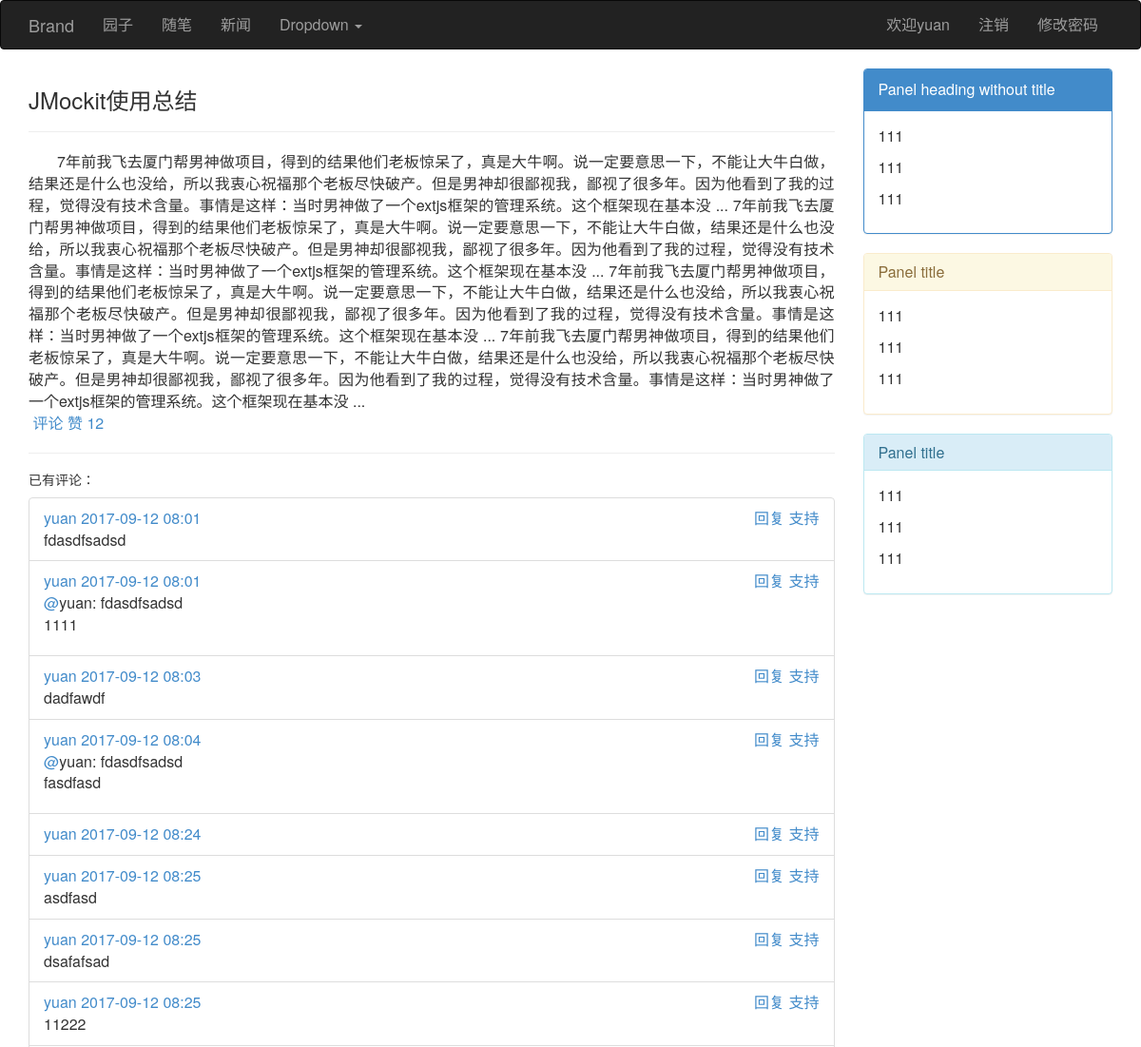
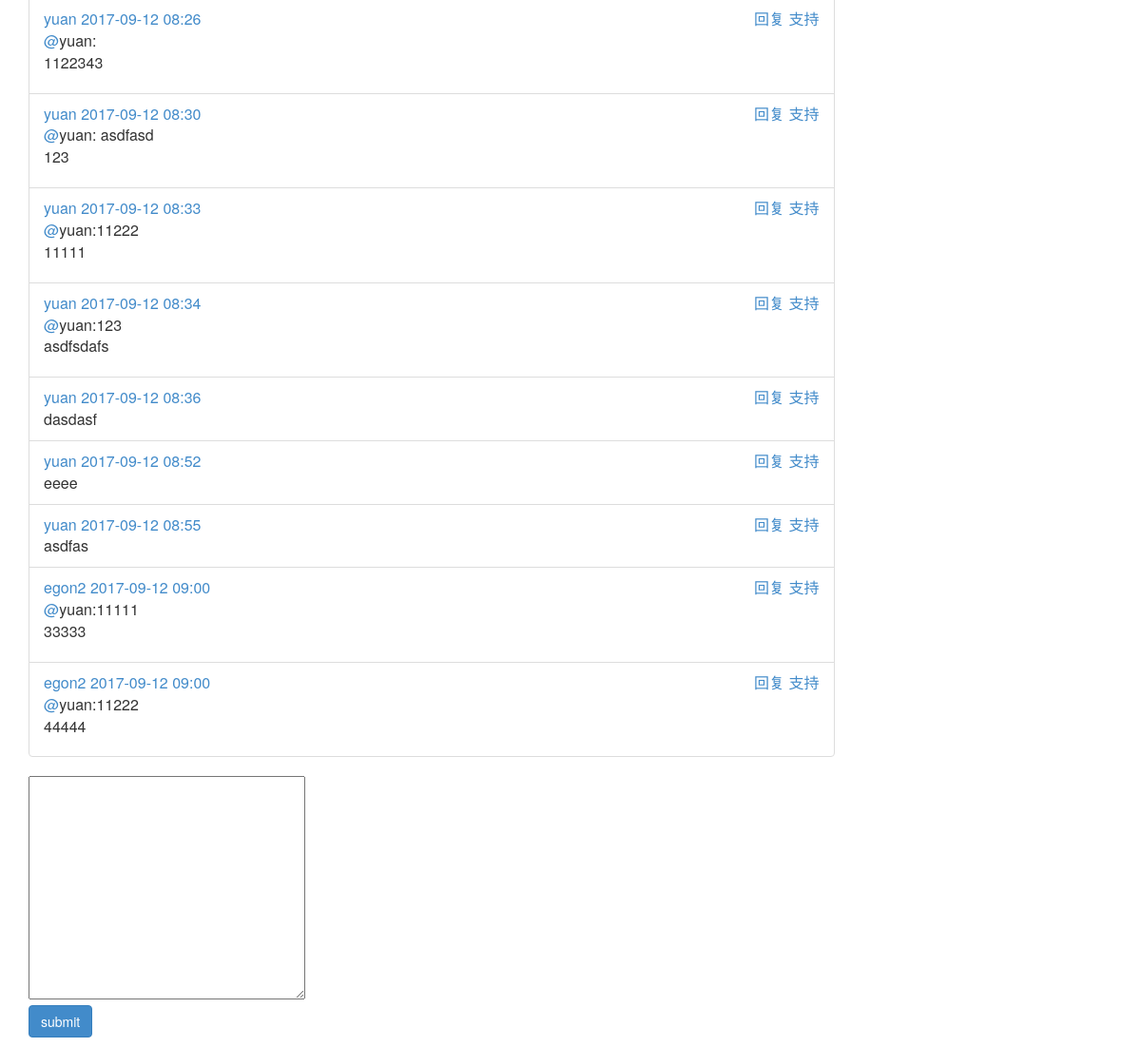
/blog/egon/article/1 (signed in), run on the app's committed database (2 pictures, top to bottom).
### blog/models.py (models this page shows, shortened)
class UserInfo(AbstractUser):
    nid = models.BigAutoField(primary_key=True)
    nickname = models.CharField(verbose_name='昵称', max_length=32)
    telephone = models.CharField(max_length=11, blank=True, null=True, unique=True, verbose_name='手机号码')
    avatar = models.FileField(verbose_name='头像', upload_to='./upload/avatar/',default="./upload/avatar/avatar.png")
    create_time = models.DateTimeField(verbose_name='创建时间',auto_now_add=True)
    fans = models.ManyToManyField(verbose_name='粉丝们',
                                  to='UserInfo',
                                  through='UserFans',
                                  through_fields=('user', 'follower'))

class Article(models.Model):
    nid = models.BigAutoField(primary_key=True)
    title = models.CharField(max_length=50, verbose_name='文章标题')
    desc = models.CharField(max_length=255, verbose_name='文章描述')
    read_count = models.IntegerField(default=0)
    comment_count = models.IntegerField(default=0)
    up_count = models.IntegerField(default=0)
    down_count = models.IntegerField(default=0)
    category = models.ForeignKey(verbose_name='文章类型', to='Category', to_field='nid', null=True)
    create_time = models.DateTimeField(verbose_name='创建时间', auto_now_add=True)
    blog = models.ForeignKey(verbose_name='所属博客', to='Blog', to_field='nid')
    tags = models.ManyToManyField(
        to="Tag",
        through='Article2Tag',
        through_fields=('article', 'tag'),
    )
    type_choices = [
        (1, "Python"),
        (2, "Linux"),
        (3, "OpenStack"),
        (4, "GoLang"),
    ]
    article_type_id = models.IntegerField(choices=type_choices, default=None)
    objects=ArticleManager()

class ArticleDetail(models.Model):
    nid = models.AutoField(primary_key=True,default=1)
    content = models.TextField(verbose_name='文章内容', )
    article = models.OneToOneField(verbose_name='所属文章', to='Article', to_field='nid')

class Comment(models.Model):
    nid = models.BigAutoField(primary_key=True)
    article = models.ForeignKey(verbose_name='评论文章', to='Article', to_field='nid')
    content = models.CharField(verbose_name='评论内容', max_length=255)
    create_time = models.DateTimeField(verbose_name='创建时间', auto_now_add=True)
    parent_id = models.ForeignKey('self', blank=True, null=True, verbose_name='父级评论')
    user = models.ForeignKey(verbose_name='评论者', to='UserInfo', to_field='nid')
    up_count = models.IntegerField(default=0)

### blog/views.py (the view)
# urls.py: url("(?P<user_site>\w+)/article/(?P<article_id>\d+)",views.articleDetail),
def articleDetail(request,user_site,article_id):
    article_obj=Article.objects.filter(nid=article_id).first()
    coment_list=Comment.objects.filter(article_id=article_id)
    return render(request,"articleDetail.html",locals())

### blog/views.py (called while the page is built)
def func_class(request):
    return {"func":settings.FUNCTION}

### templates/articleDetail.html (shortened to what this page needs)
{% extends "base.html" %}
{% block content %}
      <div class="col-md-9">
            <div class="article_content">
                <div><h3>{{ article_obj.title }}</h3></div>
                <hr>
                <div class="content">{{ article_obj.articledetail.content }}</div>
                <div class="icon">
                    &nbsp<a href="">评论</a>
                    <a class="poll">赞 <span>{{ article_obj.up_count }}</span></a>
              </div>
            </div>
          <hr>
          <h5>已有评论：</h5>
          <ul class="list-group comment_list">
              {% for coment in coment_list %}
                  <li class="list-group-item comment_item">
                      <a href="">{{ coment.user.username }}</a>
                      <a href="">{{ coment.create_time|date:"Y-m-d H:i" }}</a>
                      <a href="" class="pull-right">&nbsp;支持</a>
                      <a href="#comment_content" class="pull-right reply_btn">回复</a>
                     <div>
                        {% if coment.parent_id %}
                            <span><a href="">@</a>{{ coment.parent_id.user.username }}:{{ coment.parent_id.content }}</span>
                            <p>{{ coment.content }}</p>
                         {% else %}
                            {{ coment.content }}
                        {% endif %}
                     </div>
                  </li>
              {% endfor %}
          </ul>
          <form action="">
              <textarea  id="comment_content" cols="30" rows="10">
              </textarea>
               <p>
                   <input type="button" value="submit" class="btn btn-primary ajax_comment">
               </p>
          </form>
      </div>
{% endblock %}
{% block others %}
            <div class="panel panel-primary">
                  <div class="panel-heading">Panel heading without title</div>
                  <div class="panel-body">
                   <p>111</p>
                   <p>111</p>
                   <p>111</p>
                  </div>
                </div>
            <div class="panel panel-warning">
              <div class="panel-heading">
                <h3 class="panel-title">Panel title</h3>
              </div>
              <div class="panel-body">
                   <p>111</p>
                   <p>111</p>
                   <p>111</p>
              </div>
            </div>
             <div class="panel panel-info">
              <div class="panel-heading">
                <h3 class="panel-title">Panel title</h3>
              </div>
              <div class="panel-body">
                <p>111</p>
                   <p>111</p>
                   <p>111</p>
              </div>
            </div>
{% endblock %}

### templates/base.html (shortened to what this page needs)
{% load staticfiles %}
<!DOCTYPE html>
<html lang="en">
<head>
    <link rel="stylesheet" href="{% static 'bootstrap/css/bootstrap.css' %}">
    <link rel="stylesheet" href="{% static 'css/articleDetail.css' %}">
</head>
<body>
<nav class="navbar navbar-inverse">
  <div class="container">
    <div class="navbar-header">
      <a class="navbar-brand" href="#">Brand</a>
    </div>
    <div class="collapse navbar-collapse" id="bs-example-navbar-collapse-1">
      <ul class="nav navbar-nav">
      {% for type_choice in func %}
          <li><a href="#">{{ type_choice.1 }}</a></li>
      {% endfor %}
        <li class="dropdown">
          <a href="#" class="dropdown-toggle" data-toggle="dropdown" role="button" aria-haspopup="true" aria-expanded="false">Dropdown <span class="caret"></span></a>
        </li>
      </ul>
      <ul class="nav navbar-nav navbar-right">
         {% if request.user.is_authenticated %}
              <li><a href="/login/">欢迎{{ request.user.username }}</a></li>
              <li><a href="/logout/">注销</a></li>
              <li><a href="#">修改密码</a></li>
         {% else %}
              <li><a href="/login/">登录</a></li>
              <li><a href="#">注册</a></li>
         {% endif %}
      </ul>
    </div>
  </div>
</nav>
<div class="container">
    <div class="row">
             {% block content %}
             {% endblock %}
         <div class="col-md-3">
             {% block others %}
             {% endblock %}
         </div>
    </div>
</div>
</body>
</html>

### blog/static/css/articleDetail.css (style rules this page uses)
.article_content .content { text-align: justify; text-indent: 30px; }

### templates/base.html (style rules this page uses)
a { text-decoration: none; }
body { font-size: 16px; }

### data on the page
UserInfo: user.username "yuan"
Article: title "JMockit使用总结", articledetail.content "7年前我飞去厦门帮男神做项目，得到的结果他们老板惊呆了，真是大牛啊。说一定要意思一下，不能让大牛白做，结果还是什么也没给，所以我衷心祝福那个老板尽快破产。但是男神却很鄙视我，鄙视了很多年。因为他看到了我的过程，觉得没有技术含量。事情是这样：当时男神做了一个extjs框架的管理系统。这个框架现在基本没 ... 7年前我飞去厦门帮男神做项目，得到的结果他们老板惊呆了，真是大牛啊。说一定要意思一下，不能让大牛白做，结果还是什么也没给，所以我衷心祝福那个老板尽快破产。但是男神却很鄙视我，鄙视了很多年。因为他看到了我的过程，觉得没有技术含量。事情是这样：当时男神做了一个extjs框架的管理系统。这个框架现在基本没 ... 7年前我飞去厦门帮男神做项目，得到的结果他们老板惊呆了，真是大牛啊。说一定要意思一下，不能让大牛白做，结果还是什么也没给，所以我衷心祝福那个老板尽快破产。但是男神却很鄙视我，鄙视了很多年。因为他看到了我的过程，觉得没有技术含量。事情是这样：当时男神做了一个extjs框架的管理系统。这个框架现在基本没 ... 7年前我飞去厦门帮男神做项目，得到的结果他们老板惊呆了，真是大牛啊。说一定要意思一下，不能让大牛白做，结果还是什么也没给，所以我衷心祝福那个老板尽快破产。但是男神却很鄙视我，鄙视了很多年。因为他看到了我的过程，觉得没有技术含量。事情是这样：当时男神做了一个extjs框架的管理系统。这个框架现在基本没 ...", up_count "12"
Comment: user.username "yuan", create_time "2017-09-12 08:01", content "fdasdfsadsd"
Comment: user.username "yuan", create_time "2017-09-12 08:01", parent_id.user.username "yuan", parent_id.content "fdasdfsadsd", content "1111"
Comment: user.username "yuan", create_time "2017-09-12 08:03", content "dadfawdf"
Comment: user.username "yuan", create_time "2017-09-12 08:04", parent_id.user.username "yuan", parent_id.content "fdasdfsadsd", content "fasdfasd"
Comment: user.username "yuan", create_time "2017-09-12 08:24"
Comment: user.username "yuan", create_time "2017-09-12 08:25", content "asdfasd"
Comment: user.username "yuan", create_time "2017-09-12 08:25", content "dsafafsad"
Comment: user.username "yuan", create_time "2017-09-12 08:25", content "11222"
Comment: user.username "yuan", create_time "2017-09-12 08:26", parent_id.user.username "yuan", content "1122343"
Comment: user.username "yuan", create_time "2017-09-12 08:30", parent_id.user.username "yuan", parent_id.content "asdfasd", content "123"
Comment: user.username "yuan", create_time "2017-09-12 08:33", parent_id.user.username "yuan", parent_id.content "11222", content "11111"
Comment: user.username "yuan", create_time "2017-09-12 08:34", parent_id.user.username "yuan", parent_id.content "123", content "asdfsdafs"
Comment: user.username "yuan", create_time "2017-09-12 08:36", content "dasdasf"
Comment: user.username "yuan", create_time "2017-09-12 08:52", content "eeee"
Comment: user.username "yuan", create_time "2017-09-12 08:55", content "asdfas"
Comment: user.username "egon2", create_time "2017-09-12 09:00", parent_id.user.username "yuan", parent_id.content "11111", content "33333"
Comment: user.username "egon2", create_time "2017-09-12 09:00", parent_id.user.username "yuan", parent_id.content "11222", content "44444"

### other printed values
{{ type_choice.1 }} "园子" "随笔" "新闻"
